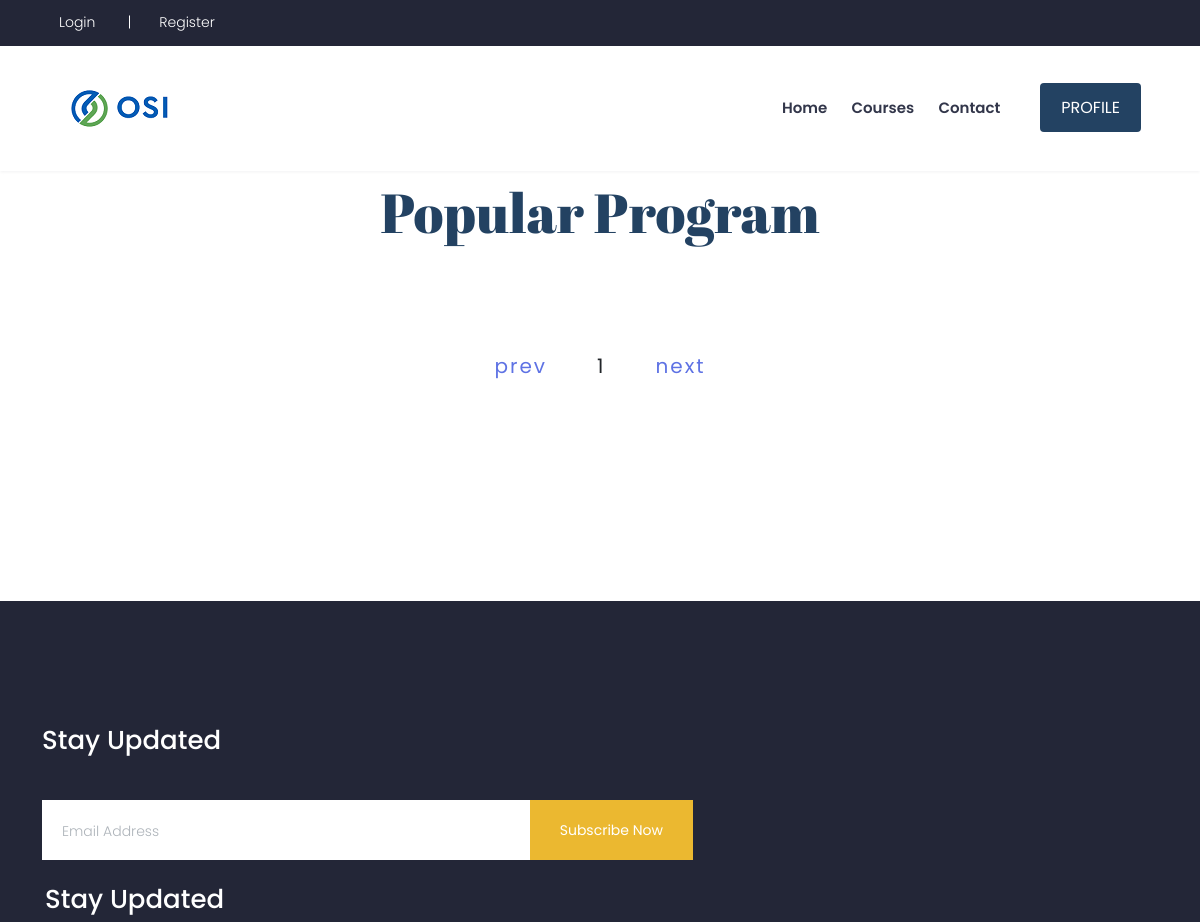
Page /courses/ (upper part) on the earlier database version.
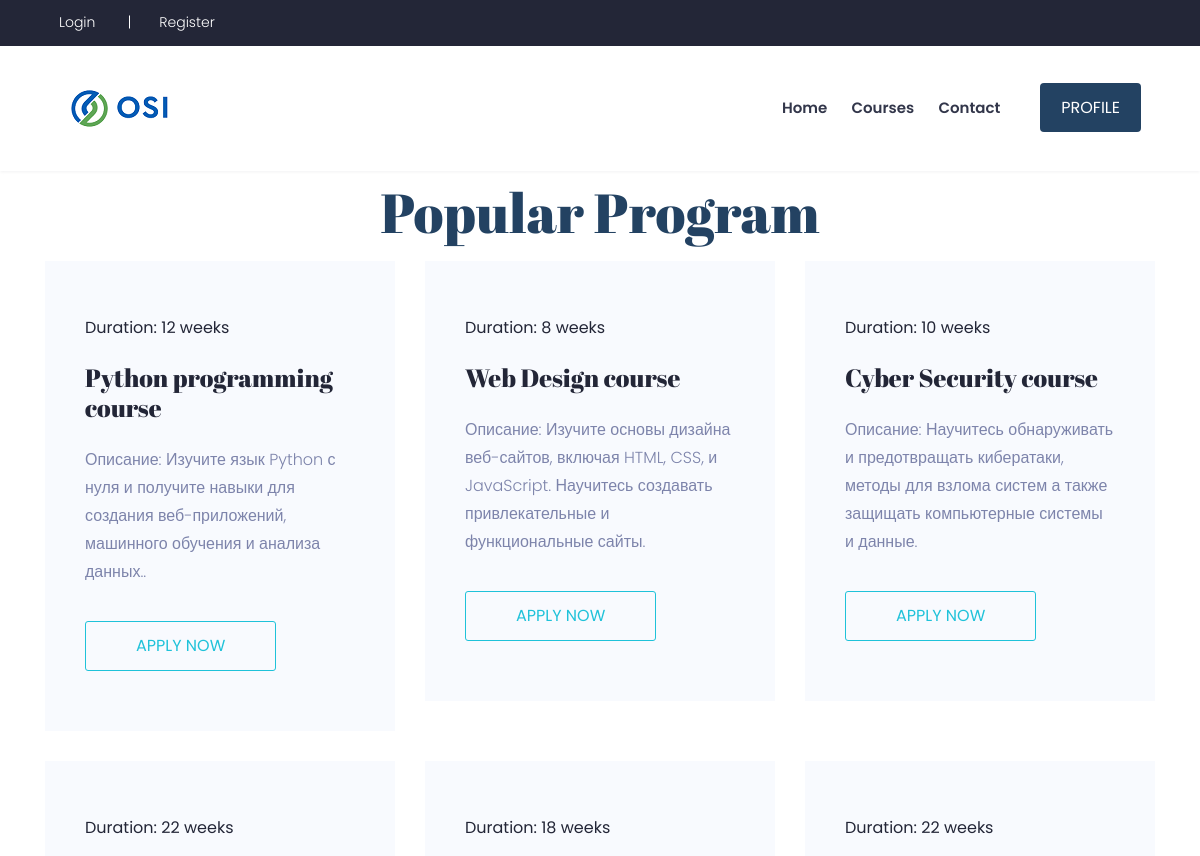
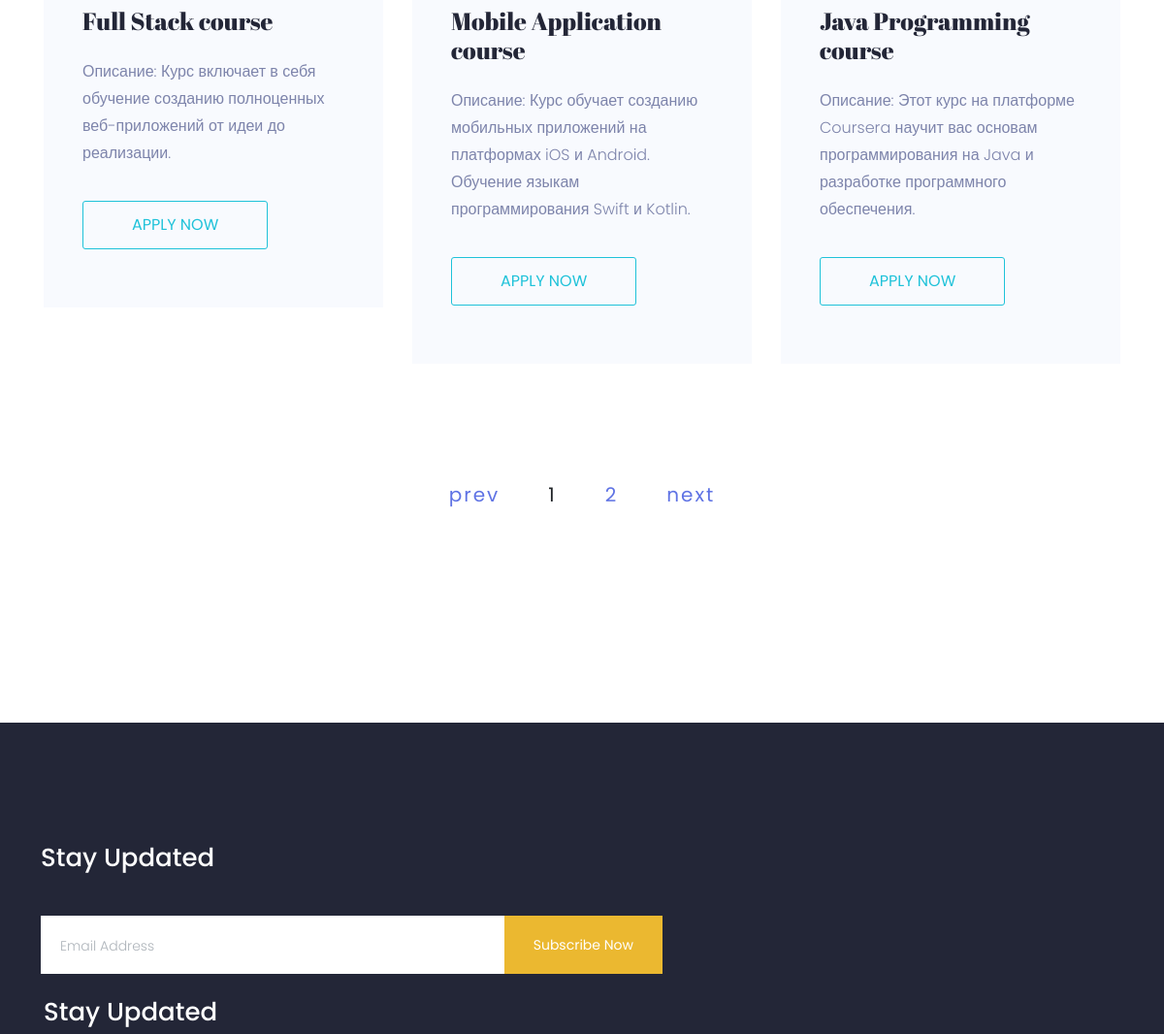
Same page on the later database version (2 pictures, top to bottom).
### school/models.py (models this page shows, shortened)
class Subjects(models.Model):
    slug = models.SlugField(max_length=255, unique=True, db_index=True, null=True, verbose_name='URL')
    SubjectName = models.CharField(max_length=255, verbose_name='Название занятия')
    Text = models.TextField(verbose_name='Описание занятия')
    Duration = models.IntegerField(verbose_name='Время обучения в неделях')
    TermId = models.ForeignKey(Terms, on_delete=models.CASCADE, verbose_name='К какому семестру')
    time_create = models.DateTimeField(auto_now_add=True, null=True, verbose_name="Время создания")
    time_update = models.DateTimeField(auto_now=True, null=True, verbose_name="Время изменения")
    class Meta:
        verbose_name = 'Занятие'
        verbose_name_plural = 'Занятия'
        ordering = ['id']

### school/views.py (the view)
# urls.py: path('courses/', CourseList.as_view(), name='courses'),
class CourseList(DataMixin, ListView):
    paginate_by = 6
    model = Subjects
    template_name = 'school/courses.html'
    context_object_name = 'courses'
    def get_context_data(self, *, object_list=None, **kwargs):
        context = super().get_context_data(**kwargs)
        c_def = self.get_user_context(title="Курсы")
        return dict(list(context.items()) + list(c_def.items()))

### school/utils.py (called while the page is built)
    def get_user_context(self, **kwargs):
        context = kwargs
        context['menu'] = menu
        return context

### school/templates/school/courses.html (shortened to what this page needs)
{% extends 'school/base.html' %}
{% block content %}
{% load cache %}
<div class="popular_program_area section__padding program__page">
        <div class="container">
            <div class="row">
                <div class="col-lg-12">
                    <div class="section_title text-center">
                        <h3>Popular Program</h3>
                    </div>
                </div>
            </div>
            <div class="tab-content" id="nav-tabContent">
                <div class="tab-pane fade show active" id="nav-home" role="tabpanel" aria-labelledby="nav-home-tab">
                    <div class="row">
                        {% cache 60 courses %}
                        {% for i in courses %}
                            <div class="col-lg-4 col-md-6">
                                <div class="single__program">
                                    <div class="program__content">
                                        <span>Duration: {{i.Duration}} weeks</span>
                                        <h4>{{i.SubjectName}} course</h4>
                                        <p>Описание: {{i.Text}}.</p>
                                        <a href="#" class="boxed-btn5">Apply NOw</a>
                                    </div>
                                </div>
                            </div>
                        {% endfor %}
                        {% endcache %}
                    </div>
                </div>
                <div>
                    <div class="pagination-wrapper d-flex justify-content-center">
                        <div class="pagination">
                            {% if page_obj.has_previous %}
                            <a class="prev page-numbers" href="?page={{ page_obj.previous_page_number}}">prev</a>
                            {% else %}
                            <a  class="prev page-numbers" href="" style="pointer-events: none;">prev<a>
                            {% endif %}
                            {% for i in paginator.page_range %}
                            {% if page_obj.number == i %}
                                <span aria-current="page" class="page-numbers current">{{i}}</span>
                            {% elif i >= page_obj.number|add:-2 and i <= page_obj.number|add:2 %}
                                <a class="page-numbers" href="?page={{i}}">{{i}}</a>
                            {% endif %}
                            {% endfor %}
                            {% if page_obj.has_next %}
                                <a class="next page-numbers" href="?page={{ page_obj.next_page_number}}">next</a>
                            {% else %}
                                <a class="prev page-numbers" href="" style="pointer-events: none;">next<a>
                            {% endif %}
                        </div>
                    </div>
                </div>
            </div>
        </div>
    </div>
{% endblock %}

### school/templates/school/base.html (shortened to what this page needs)
<!DOCTYPE html>
<html>
<head>
    {% load static %}
    {% load school_tags %}
    {% load bootstrap5 %}
    {% bootstrap_css %}
    {% load cache %}
    <link rel="stylesheet" href="{% static 'school/css/style.css' %}">
    <link rel="stylesheet" href="{% static 'school/css/styles.css' %}">
    <link rel="stylesheet" href="{% static 'school/css/details.css' %}">
    <link rel="stylesheet" href="{% static 'school/css/profile.css' %}">
</head>
<body>
    <header>
        <div class="header-area ">
            <div class="header-top_area">
                <div class="container-fluid">
                    <div class="row">
                        <div class="col-lg-12">
                            <div class="header_top_wrap d-flex justify-content-between align-items-center">
                                <div class="text_wrap">
                                    {% if request.user.is_authenticated %}
                                    <p><a href="{% url 'profile' %}">  Поставь сюда значок пользователя</a>
                                        <a href="{% url 'signOut' %}"> Сюда значок выхода или же что сам считаешь лучше</a></p>
                                    {% else %}
                                    <p><a href="{% url 'singIn' %}">  Login</a> <a href="{% url 'singUp' %}">Register</a></p>
                                    {% endif %}
                                </div>
                            </div>
                        </div>
                    </div>
                </div>
            </div>
            <div id="sticky-header" class="main-header-area">
                <div class="container-fluid">
                    <div class="row">
                        <div class="col-lg-12">
                            <div class="header_wrap d-flex justify-content-between align-items-center">
                                <div class="header_left">
                                    <div class="logo">
                                        <a href="{% url 'home' %}">
                                            <img src="{% static 'school/images/logos.png' %}" alt="">
                                        </a>
                                    </div>
                                </div>
                                <div class="header_right d-flex align-items-center">
                                    <div class="main-menu  d-none d-lg-block">
                                        <nav>
                                            <ul id="navigation">
                                                <li><a href="{% url 'home' %}">home</a></li>
                                                <li><a href="{% url 'courses' %}">Courses</a></li>
												<li><a href="{% url 'contact' %}">Contact</a></li>
											</ul>
										</nav>
									</div>
									<div class="Appointment">
										<div class="book_btn d-none d-lg-block">
											<a data-scroll-nav='1' href="{% url 'profile' %}">Profile</a>
										</div>
									</div>
								</div>
							</div>
						</div>
					</div>
				</div>
			</div>
		</div>
	</header>
    {% block content %}
    {% endblock %}
    <footer class="footer">
        <div class="footer_top">
            <div class="container">
                <div class="newsLetter_wrap">
                    <div class="row justify-content-between">
                        <div class="col-md-7">
                            <div class="footer_widget">
                                <h3 class="footer_title">
                                    Stay Updated
                                </h3>
                                <form action="#" class="newsletter_form">
                                    <input type="text" placeholder="Email Address">
                                    <button type="submit">Subscribe Now</button>
                                </form>
                            </div>
                        </div>
                        <div class="col-md-12 col-lg-5">
                            <div class="footer_widget">
                                <h3 class="footer_title">
                                    Stay Updated
                                </h3>
                            </div>
                        </div>
                    </div>
                </div>
            </div>
        </div>
    </footer>
</body>
</html>

### school/static/school/css/profile.css (style rules this page uses)
:root { --blue: #5e72e4; --indigo: #5603ad; --purple: #8965e0; --pink: #f3a4b5; --red: #f5365c; --orange: #fb6340; --yellow: #ffd600; --green: #2dce89; --teal: #11cdef; --cyan: #2bffc6; --white: #fff; --gray: #8898aa; --gray-dark: #32325d; --light: #ced4da; --lighter: #e9ecef; --primary: #5e72e4; --secondary: #f7fafc; --success: #2dce89; --info: #11cdef; --warning: #fb6340; --danger: #f5365c; --light: #adb5bd; --dark: #212529; --default: #172b4d; --white: #fff; --neutral: #fff; --darker: black; --breakpoint-xs: 0; --breakpoint-sm: 576px; --breakpoint-md: 768px; --breakpoint-lg: 992px; --breakpoint-xl: 1200px; --font-family-sans-serif: Open Sans, sans-serif; --font-family-monospace: SFMono-Regular, Menlo, Monaco, Consolas, 'Liberation Mono', 'Courier New', monospace; }
*, *::before, *::after { box-sizing: border-box; }
h2, h3, h6 { margin-top: 0; margin-bottom: .5rem; }
p { margin-top: 0; margin-bottom: 1rem; }
a { text-decoration: none; color: #5e72e4; background-color: transparent; -webkit-text-decoration-skip: objects; }
a:not([href]):not([tabindex]) { text-decoration: none; color: inherit; }
button { border-radius: 0; }
input, button, textarea { font-family: inherit; font-size: inherit; line-height: inherit; margin: 0; }
button, input { overflow: visible; }
button { text-transform: none; }
button, [type='reset'], [type='submit'] { -webkit-appearance: button; }
h2, h3, h6, .h2, .h3, .h6 { font-family: inherit; font-weight: 600; line-height: 1.5; margin-bottom: .5rem; color: #32325d; }
h3, .h3 { font-size: 1.0625rem; }
.container { width: 100%; margin-right: auto; margin-left: auto; padding-right: 15px; padding-left: 15px; }
@media (min-width: 576px) { .container { max-width: 540px; } }
@media (min-width: 768px) { .container { max-width: 720px; } }
@media (min-width: 992px) { .container { max-width: 960px; } }
@media (min-width: 1200px) { .container { max-width: 1140px; } }
.row { display: flex; margin-right: -15px; margin-left: -15px; flex-wrap: wrap; }
.col-4, .col-8, .col-md-12, .col-lg-4, .col-lg-6, .col-xl-6, .col-xl-8 { position: relative; width: 100%; min-height: 1px; padding-right: 15px; padding-left: 15px; }
@media (min-width: 768px) { .col-md-12 { max-width: 100%; flex: 0 0 100%; } }
@media (min-width: 992px) { .col-lg-4 { max-width: 33.33333%; flex: 0 0 33.33333%; } }
.align-items-center { align-items: center !important; }
.text-center { text-align: center !important; }
p { font-size: 1rem; font-weight: 300; line-height: 1.7; }

Differences in the rows shown:
added Subjects: Duration "12", SubjectName "Python programming", Text "Изучите язык Python с нуля и получите навыки для создания веб-приложений, машинного обучения и анализа данных."
added Subjects: Duration "8", SubjectName "Web Design", Text "Изучите основы дизайна веб-сайтов, включая HTML, CSS, и JavaScript. Научитесь создавать привлекательные и функциональные сайты"
added Subjects: Duration "10", SubjectName "Cyber Security", Text "Научитесь обнаруживать и предотвращать кибератаки, методы для взлома систем а также защищать компьютерные системы и данные"
added Subjects: Duration "22", SubjectName "Full Stack", Text "Курс включает в себя обучение созданию полноценных веб-приложений от идеи до реализации"
added Subjects: Duration "18", SubjectName "Mobile Application", Text "Курс обучает созданию мобильных приложений на платформах iOS и Android. Обучение языкам программирования Swift и Kotlin"
added Subjects: Duration "22", SubjectName "Java Programming", Text "Этот курс на платформе Coursera научит вас основам программирования на Java и разработке программного обеспечения"
Other differences:
new list line: "2"
